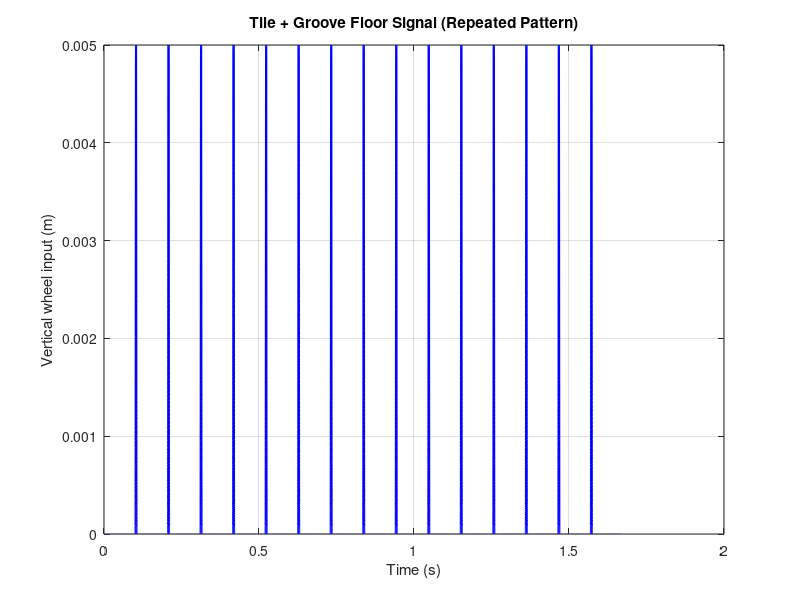

This chart was generated by the following MATLAB code:
% Parameters (all in meters and seconds)
tile_spacing = 0.3048;       % Tile length = 1 ft = 0.3048 m
grout_width = 0.01;          % Width of grout = 1 cm
grout_depth = 0.005;         % Depth of grout = 0.5 cm
v = 3;                     % Constant robot velocity (m/s)
total_length = 5;            % Total travel distance (meters)
dt = 0.00001;                  % Time step (seconds)

% Convert tile and groove lengths to time durations
tile_time = tile_spacing / v;
grout_time = grout_width / v;

% Time vectors for one tile and one grout
t_tile = 0:dt:tile_time - dt;
t_grout = 0:dt:grout_time - dt;

% Signal for tile = flat = zeros
z_tile = zeros(size(t_tile));

% Signal for groove = haversine dip = sin² profile
z_grout = grout_depth * sin(pi * v * t_grout / grout_width).^2;

% Combine tile + grout into one pattern
z_pattern = [z_tile, z_grout];
t_pattern = (0:length(z_pattern)-1) * dt;

% Repeat the pattern until reaching total distance
n_repeats = ceil(total_length / (tile_spacing + grout_width));

% Build full signal
z_full = repmat(z_pattern, 1, n_repeats);
t_full = (0:length(z_full)-1) * dt;

% Trim to exact total_time
total_time = total_length / v;
final_idx = find(t_full <= total_time, 1, 'last');
t = t_full(1:final_idx);
z = z_full(1:final_idx);

% Package for Simulink
z_signal = [t', z'];

% Plot
figure;
plot(t, z, 'b', 'LineWidth', 1.5);
xlabel('Time (s)');
ylabel('Vertical wheel input (m)');
title('Tile + Groove Floor Signal (Repeated Pattern)');
grid on;
